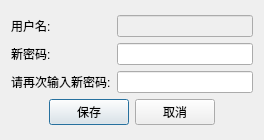
<?xml version="1.0" encoding="UTF-8"?>
<ui version="4.0">
 <class>PasswordDialog</class>
 <widget class="QDialog" name="PasswordDialog">
  <property name="geometry">
   <rect>
    <x>0</x>
    <y>0</y>
    <width>264</width>
    <height>140</height>
   </rect>
  </property>
  <property name="windowTitle">
   <string>Dialog</string>
  </property>
  <layout class="QGridLayout" name="gridLayout">
   <item row="0" column="0">
    <layout class="QVBoxLayout" name="verticalLayout_3">
     <item>
      <layout class="QHBoxLayout" name="horizontalLayout">
       <item>
        <layout class="QVBoxLayout" name="verticalLayout">
         <item>
          <widget class="QLabel" name="label">
           <property name="text">
            <string>用户名:</string>
           </property>
          </widget>
         </item>
         <item>
          <widget class="QLabel" name="label_2">
           <property name="text">
            <string>新密码:</string>
           </property>
          </widget>
         </item>
         <item>
          <widget class="QLabel" name="label_3">
           <property name="text">
            <string>请再次输入新密码:</string>
           </property>
          </widget>
         </item>
        </layout>
       </item>
       <item>
        <layout class="QVBoxLayout" name="verticalLayout_2">
         <item>
          <widget class="QLineEdit" name="lineEdit_userName">
           <property name="enabled">
            <bool>false</bool>
           </property>
          </widget>
         </item>
         <item>
          <widget class="QLineEdit" name="lineEdit_password">
           <property name="echoMode">
            <enum>QLineEdit::Password</enum>
           </property>
          </widget>
         </item>
         <item>
          <widget class="QLineEdit" name="lineEdit_passwordAgain">
           <property name="echoMode">
            <enum>QLineEdit::Password</enum>
           </property>
          </widget>
         </item>
        </layout>
       </item>
      </layout>
     </item>
     <item>
      <layout class="QHBoxLayout" name="horizontalLayout_2">
       <item>
        <spacer name="horizontalSpacer">
         <property name="orientation">
          <enum>Qt::Horizontal</enum>
         </property>
         <property name="sizeHint" stdset="0">
          <size>
           <width>40</width>
           <height>20</height>
          </size>
         </property>
        </spacer>
       </item>
       <item>
        <widget class="QPushButton" name="btn_save">
         <property name="text">
          <string>保存</string>
         </property>
        </widget>
       </item>
       <item>
        <widget class="QPushButton" name="btn_cancel">
         <property name="text">
          <string>取消</string>
         </property>
        </widget>
       </item>
       <item>
        <spacer name="horizontalSpacer_2">
         <property name="orientation">
          <enum>Qt::Horizontal</enum>
         </property>
         <property name="sizeHint" stdset="0">
          <size>
           <width>40</width>
           <height>20</height>
          </size>
         </property>
        </spacer>
       </item>
      </layout>
     </item>
    </layout>
   </item>
  </layout>
 </widget>
 <resources/>
 <connections/>
</ui>
